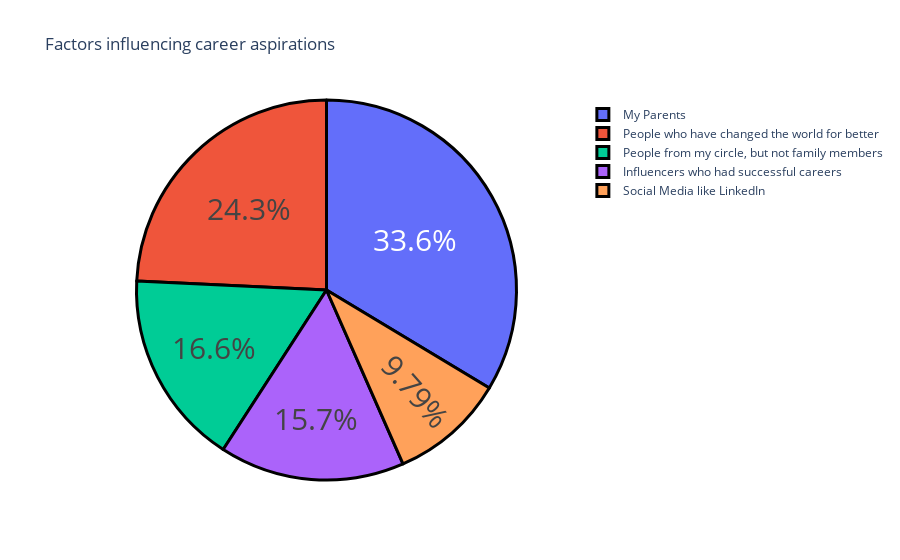

Notebook code for this chart:
### Code cell
label = influence.index
counts = influence.values
fig = go.Figure(data = [go.Pie(labels = label, values = counts)])
fig.update_layout(title_text = "Factors influencing career aspirations")
fig.update_traces(hoverinfo = 'label+value', textinfo = 'percent', textfont_size = 30, marker = dict(line = dict(color = "black", width = 3)))
fig.show()

### Figure 1 — Plotly figure (JSON) as saved in the notebook; plotly's stock layout.template omitted (floating-point values rounded to 4 significant figures)
{"data": [{"hoverinfo": "label+value", "labels": ["My Parents", "People who have changed the world for better", "People from my circle, but not family members", "Influencers who had successful careers", "Social Media like LinkedIn"], "marker": {"line": {"color": "black", "width": 3}}, "textfont": {"size": 30}, "textinfo": "percent", "type": "pie", "values": [79, 57, 39, 37, 23]}], "layout": {"title": {"text": "Factors influencing career aspirations"}}}
